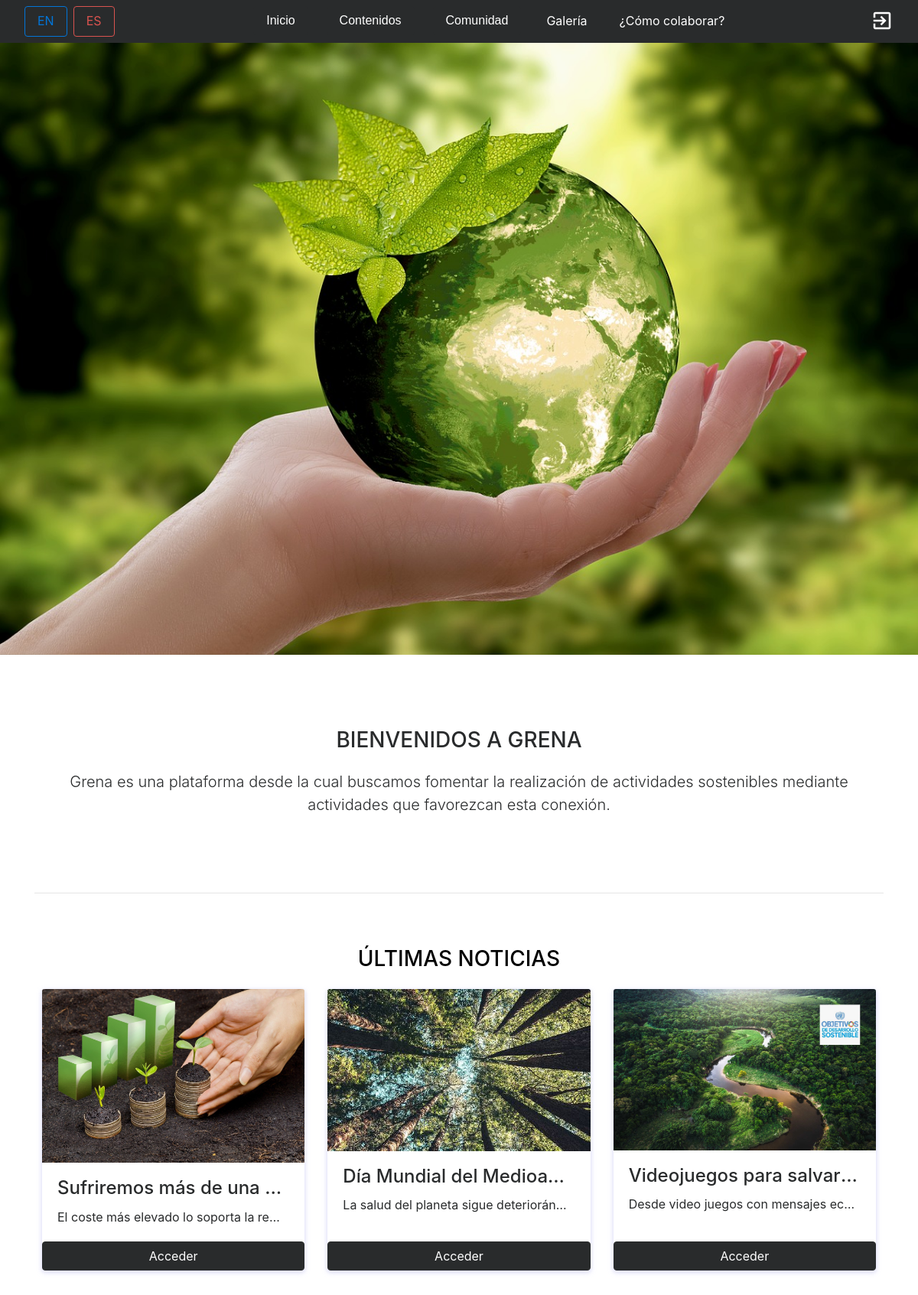
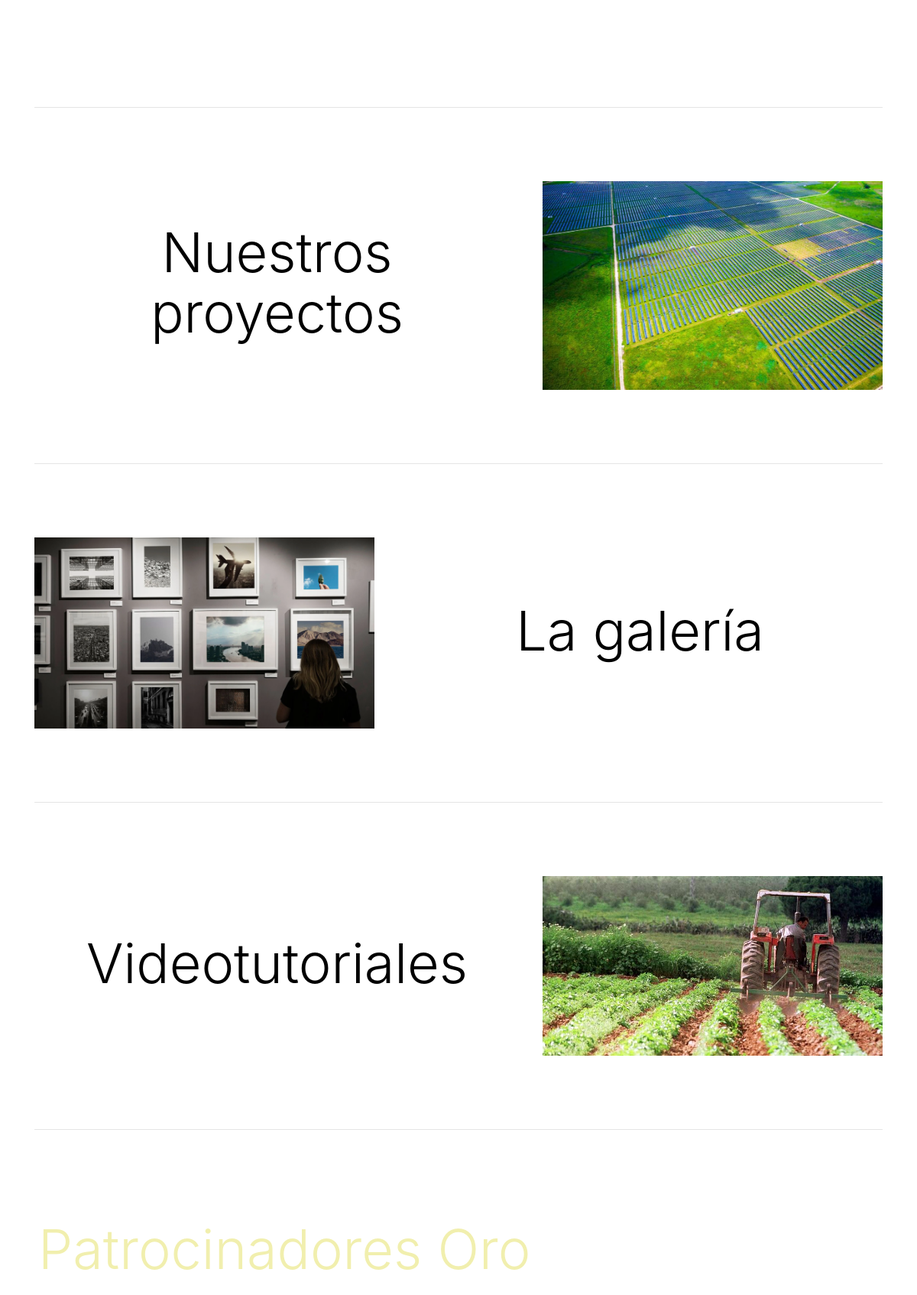
The page / (upper part) on the database its author committed (2 pictures, top to bottom).
### tables this page shows
CREATE TABLE IF NOT EXISTS NOTICIA(
		ID_NOTICIA INT(10) AUTO_INCREMENT,
		FECHA DATE NOT NULL,
		IMAGEN_RUTA VARCHAR(255) NOT NULL,
		TITULO VARCHAR(255) NOT NULL,
		CUERPO_NOTICIA VARCHAR(2550) NOT NULL,
		
		CONSTRAINT PK_NOTICIA PRIMARY KEY(ID_NOTICIA)

	);

CREATE TABLE IF NOT EXISTS CATEGORIAS(
		ID_CATEGORIA INT(10) AUTO_INCREMENT,
		NOMBRE VARCHAR(255) NOT NULL,
		COLOR VARCHAR(255) NOT NULL,
		
		
		CONSTRAINT PK_CATEGORIAS PRIMARY KEY(ID_CATEGORIA)

	);

### core/ViewManager.php (called while the page is built, shortened)
<?php
class ViewManager {
	private $variables = array();
	public function setVariable($varname, $value, $flash=false) {
		$this->variables[$varname] = $value;
	}
	public function getVariable($varname, $default=NULL) {
		if (!isset($this->variables[$varname])) {
			return $default;
		}
		return $this->variables[$varname];
	}
	public function render($controller, $viewname) {
		include(__DIR__."/../view/$controller/$viewname.php");
	}
	private static $viewmanager_singleton = NULL;
	public static function getInstance() {
		if (self::$viewmanager_singleton == null) {
			self::$viewmanager_singleton = new ViewManager();
		}
		return self::$viewmanager_singleton;
	}
}

### controller/NoticiasController.php (called while the page is built, shortened)
<?php
require_once(__DIR__."/../model/Noticia.php");
require_once(__DIR__."/../model/NoticiaMapper.php");
require_once(__DIR__."/../model/Categoria.php");
require_once(__DIR__."/../model/CategoriaMapper.php");
require_once(__DIR__."/../core/ViewManager.php");
class NoticiasController extends BaseController {
	private $noticiaMapper;
	private $patrocinadorMapper;
	private $categoriaMapper;
	public function __construct() {
		$this->patrocinadorMapper = new PatrocinadorMapper();
		$this->noticiaMapper = new NoticiaMapper();
		$this->categoriaMapper = new CategoriaMapper();
	}
	public function index() {
		$noticiastres=array();
		$y=0;
		$num=0;
		$noticias = $this->noticiaMapper->findAll();
		$categorias = $this->categoriaMapper->findAll();
		while($num < count($categorias)){
			$patrocinadores[$num]= $this->patrocinadorMapper->findCategoriaPatrocinador($categorias[$num]->getId());
			$num=$num+1;
		}
		$noticiasr=array_reverse($noticias);
		for($x=0;$x<=2;$x=$x+1){
			$noticiastres[$y]=$noticiasr[$x];
			$y=$y+1;
		}
		$this->view->setVariable("noticias", $noticiastres);
		$this->view->setVariable("patrocinadores", $patrocinadores);
		$this->view->setVariable("categorias", $categorias);
		$this->view->render("noticias", "index");
	}
}

### index.php (called while the page is built, shortened)
<?php
function run() {
	try {
		$controller = loadController($_GET["controller"]);
		$actionName = $_GET["action"];
		$controller->$actionName();
	} catch(Exception $ex) {
		die("An exception occured!!!!!".$ex->getMessage());
	}
}
function loadController($controllerName) {
	return new $controllerClassName();
}
run();
?>

### core/I18n.php (called while the page is built, shortened)
<?php
class I18n {
	private $messages;
	public function i18n($key) {
		if (isset($this->messages[$key])){
			return $this->messages[$key];
		}else{
			return $key;
		}
	}
	private static $i18n_singleton = null;
	public static function getInstance() {
		if (self::$i18n_singleton == NULL) {
			self::$i18n_singleton = new I18n();
		}
		return self::$i18n_singleton;
	}
}
function i18n($key) {
	return I18n::getInstance()->i18n($key);
}

### model/Noticia.php (called while the page is built, shortened)
<?php
class Noticia {
	private $id;
	private $imagenruta;
	private $titulo;
	private $cuerponoticia;
	public function __construct($id=NULL, $fecha=NULL, $imagenruta=NULL, $titulo=NULL, $cuerponoticia=NULL,$comentarios=NULL) {
		$this->id = $id;
		$this->imagenruta = $imagenruta;
		$this->titulo = $titulo;
		$this->cuerponoticia = $cuerponoticia;
	}
	public function getId() {
		return $this->id;
	}
	public function getImagenruta() {
		return $this->imagenruta;
	}
	public function getTitulo() {
		return $this->titulo;
	}
	public function getCuerponoticia() {
		return $this->cuerponoticia;
	}
}

### model/NoticiaMapper.php (called while the page is built, shortened)
<?php
require_once(__DIR__."/../core/PDOConnection.php");
require_once(__DIR__."/../model/Noticia.php");
class NoticiaMapper {
	private $db;
	public function __construct() {
		$this->db = PDOConnection::getInstance();
	}
	public function findAll() {
		$stmt = $this->db->query("SELECT * FROM NOTICIA");
		$noticia_db = $stmt->fetchAll(PDO::FETCH_ASSOC);
		$noticias = array();
		foreach ($noticia_db as $noticia) {
			array_push($noticias, new Noticia($noticia["ID_NOTICIA"], $noticia["FECHA"], $noticia["IMAGEN_RUTA"], $noticia["TITULO"],$noticia["CUERPO_NOTICIA"]));
		}
		return $noticias;
	}
	}

### core/PDOConnection.php (called while the page is built)
<?php
class PDOConnection {
	private static $dbhost = "127.0.0.1";
	private static $dbname = "GRENA";
	private static $dbuser = "grena";
	private static $dbpass = "grena21";
	private static $db_singleton = null;
	public static function getInstance() {
		if (self::$db_singleton == null) {
			self::$db_singleton = new PDO(
			"mysql:host=".self::$dbhost.";dbname=".self::$dbname.";charset=utf8",
			self::$dbuser,
			self::$dbpass,
			array(
				PDO::ATTR_EMULATE_PREPARES => false,
				PDO::ATTR_ERRMODE => PDO::ERRMODE_EXCEPTION
			)
		);
	}
	return self::$db_singleton;
}
}
?>

### model/Categoria.php (called while the page is built, shortened)
<?php
class Categoria {
	private $color;
	private $nombre;
	public function __construct($id=NULL, $color=NULL, $nombre=NULL) {
		$this->color= $color;
		$this->nombre = $nombre;
	}
	public function getColor() {
		return $this->color;
	}
	public function getNombre() {
		return $this->nombre;
	}
}

### model/CategoriaMapper.php (called while the page is built, shortened)
<?php
require_once(__DIR__."/../core/PDOConnection.php");
require_once(__DIR__."/../model/Categoria.php");
class CategoriaMapper {
	private $db;
	public function __construct() {
		$this->db = PDOConnection::getInstance();
	}
	public function findAll() {
		$stmt = $this->db->query("SELECT * FROM CATEGORIAS");
		$categoria_db = $stmt->fetchAll(PDO::FETCH_ASSOC);
		$categorias = array();
		foreach ($categoria_db as $categoria) {
			array_push($categorias, new Categoria($categoria["ID_CATEGORIA"], $categoria["COLOR"], $categoria["NOMBRE"]));
		}
		return $categorias;
	}
	}

### view/noticias/index.php (the view, shortened to what this page needs)
<?php
require_once(__DIR__."/../../core/ViewManager.php");
$view = ViewManager::getInstance();
$y=0;
$noticias = $view->getVariable("noticias");
$patrocinadores = $view->getVariable("patrocinadores");
$categorias = $view->getVariable("categorias");
?>
<section class="container-fluid slider d-flex justify-content-center align-items-center">
  </section>
  <section class="container my-5 py-5">
  <h3 class="text-uppercase text-center mb-4"><?= i18n("BIENVENIDOS A GRENA")?> </h3>
  <p class="lead text-center mb-5"><?= i18n("Grena es una plataforma desde la cual buscamos fomentar la realización de actividades sostenibles mediante actividades que favorezcan esta conexión.")?></p>
  <hr class="lineasep">
  <h3 class="text-uppercase text-center mb-4 lastnews"><a class="sinsubr" href="index.php?controller=noticias&amp;action=showall&amp;pagina=0"><?= i18n("ÚLTIMAS NOTICIAS")?></a></h3>
  <div class="card-deck">
    <div class="card">
      <img class="card-img-top img-fluid" src="images/<?= $noticias[0]->getImagenruta() ?>" alt="Card image cap">
      <div class="card-block">
        <h4 class="card-title textoverflowl"><?= $noticias[0]->getTitulo() ?></h4>
        <p class="card-text textoverflowl"><?= $noticias[0]->getCuerponoticia() ?></p>
      </div>
      <a class="btn btn-primary link" href="index.php?controller=noticias&amp;action=view&amp;id=<?= $noticias[0]->getId() ?>" role="button"><?= i18n("Acceder")?></a>
    </div>
    <div class="card">
      <img class="card-img-top img-fluid" src="images/<?= $noticias[1]->getImagenruta() ?>" alt="Card image cap">
      <div class="card-block">
        <h4 class="card-title textoverflowl"><?= $noticias[1]->getTitulo() ?></h4>
        <p class="card-text textoverflowl"><?= $noticias[1]->getCuerponoticia() ?></p>
      </div>
      <a class="btn btn-primary link" href="index.php?controller=noticias&amp;action=view&amp;id=<?= $noticias[1]->getId() ?>" role="button"><?= i18n("Acceder")?></a>
    </div>
    <div class="card">
      <img class="card-img-top img-fluid" src="images/<?= $noticias[2]->getImagenruta()?>" alt="Card image cap">
      <div class="card-block">
        <h4 class="card-title textoverflowl "><?= $noticias[2]->getTitulo() ?> </h4>
        <p class="card-text textoverflowl"><?= $noticias[2]->getCuerponoticia() ?></p>
      </div>
      <a class="btn btn-primary link" href="index.php?controller=noticias&amp;action=view&amp;id=<?= $noticias[2]->getId() ?>" role="button"><?= i18n("Acceder")?></a>
    </div>
  </div>
  </section>
      <div class="container my-5">
        <hr class="lineasep">
        <div class="row d-flex align-items-center my-5 py-5">
          <div class="col-md-7">
            <a class="sinsubr linknegro" href="index.php?controller=proyectos&amp;action=showall" ><h2 class="display-3"><?= i18n("Nuestros proyectos")?></h2></a>
          </div>
          <div class="col-md-5">
            <img class=" img-fluid mx-auto" src="images/proyectospaginainicio.jpg" alt="Generic placeholder image">
          </div>
        </div>
        <hr class="">
        <div class="row d-flex align-items-center my-5 py-5">
          <div class="col-md-7 push-md-5">
          <a class="sinsubr linknegro" href="index.php?controller=galeria&action=showall&pagina=0"><h2 class="display-3"><?= i18n("La galería")?></h2></a>
          </div>
          <div class="col-md-5 pull-md-7">
            <img class=" img-fluid mx-auto" src="images/galeria.webp" alt="Generic placeholder image">
          </div>
        </div>
        <hr class="">
        <div class="row d-flex align-items-center my-5 py-5">
          <div class="col-md-7">
          <a class="sinsubr linknegro" href="index.php?controller=videotutoriales&amp;action=showall&amp;pagina=0"><h2 class="display-3"><?= i18n("Videotutoriales")?></h2></a>
          </div>
          <div class="col-md-5">
            <img class=" img-fluid mx-auto" src="images/videotutorialesagricolas.jpg" alt="Generic placeholder image">
          </div>
        </div>
        <hr class="">
        <div class="row d-flex align-items-center my-5 py-5 mb-5">
        <?php while($y < count($patrocinadores)) {
        $z=0;?>
        <div class="card-block">
          <h2 class="display-3 mb-4" style="color:<?= $categorias[$y]->getColor() ?>"><?= i18n("Patrocinadores")?> <?= $categorias[$y]->getNombre() ?></h2>
          <?php
          while($z < count($patrocinadores[$y])) {?>
            <?php $z=$z+1; } $y=$y+1; } ?>
        </div>
        </div>
      </div>

### css/style.css (style rules this page uses)
.slider { background: url("/images/sostenible2.jpg"); height: 100vh; background-size: cover; background-position: center; }
.card { margin-left: 10px; margin-right: 10px }

### view/noticias/index.php (style rules this page uses)
.slider { background: url("images/sostenible2.jpg"); height: 100vh; background-size: cover; background-position: center; }

### rows shown on the page
noticia: IMAGEN_RUTA (picture), TITULO "Sufriremos más de una…", CUERPO_NOTICIA "El coste más elevado lo soporta la re…"
noticia: IMAGEN_RUTA (picture), TITULO "Día Mundial del Medioa…", CUERPO_NOTICIA "La salud del planeta sigue deteriorán…"
noticia: IMAGEN_RUTA (picture), TITULO "Videojuegos para salvar…", CUERPO_NOTICIA "Desde video juegos con mensajes ec…"
categorias: NOMBRE "Oro"

### other values the page prints
i18n("Inicio") "Inicio"
i18n("Contenidos") "Contenidos"
i18n("Comunidad") "Comunidad"
i18n("Galería") "Galería"
i18n("¿Cómo colaborar?") "¿Cómo colaborar?"
i18n("BIENVENIDOS A GRENA") "BIENVENIDOS A GRENA"
i18n("ÚLTIMAS NOTICIAS") "ÚLTIMAS NOTICIAS"
i18n("Acceder") "Acceder"
i18n("Nuestros proyectos") "Nuestros proyectos"
i18n("La galería") "La galería"
i18n("Videotutoriales") "Videotutoriales"
